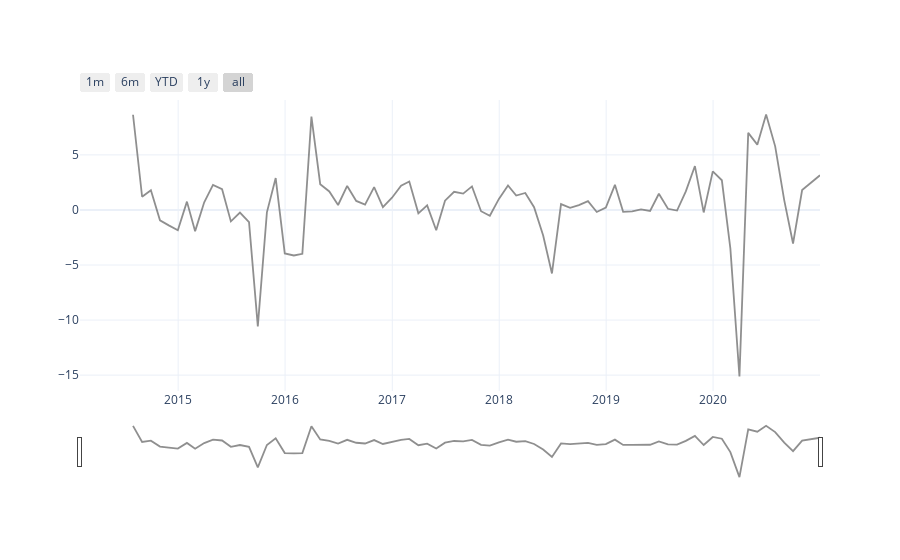

Here is the notebook cell this chart was saved with:
### Code cell
create_graph1(df_graph1[(df_graph1['Data'] >= '2014-01-01')].sort_values('Data'))
